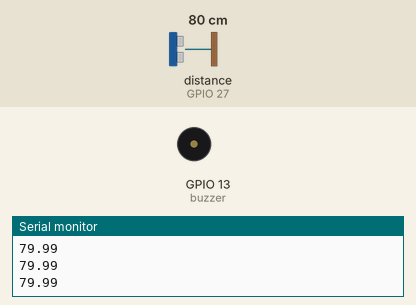
A sketch run on a simulated ESP32. Parts: buzzer (waves = sounding), the last lines printed to the serial monitor. Wiring (inferred from the names in the program): ultrasonic range finder: trigger GPIO 26; echo GPIO 27. Inputs (shaded band) come from the test bench; at power-on: distance to the obstacle (sensor on GPIO 27) 80 cm. The echo pulse lasts 58.3 µs per cm.

Above: at 1.2 s.
1.3 s: distance to the obstacle (sensor on GPIO 27) set to 55 cm
2.8 s: distance to the obstacle (sensor on GPIO 27) set to 47 cm
At 3.3 s:
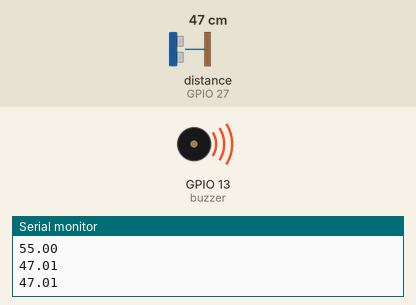
5.8 s: distance to the obstacle (sensor on GPIO 27) set to 9 cm
At 6.28 s:
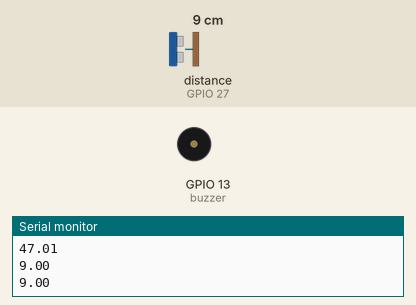
Timing chart, 0 to 14.8 s (numbered marks = the images above; inputs shaded):
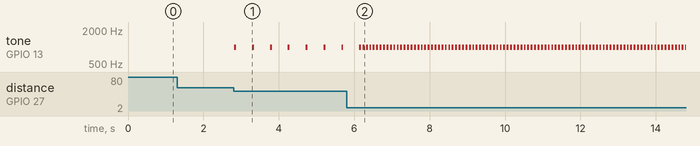

Measured:
- the behaviour switches between 51 and 50 cm on distance to the obstacle (sensor on GPIO 27) (found by bisection; images 0 and 1)
- after the input at 2.8 s, tone on GPIO 13 (buzzer): alternates 1000 Hz for 0.05 s and silent for 0.42 s, starting at once
- after the input at 5.8 s, tone on GPIO 13 (buzzer): alternates 1000 Hz for 0.05 s and silent for 0.04 s, starting after 0.42 s

The sketch:

Parking.ino
```cpp
// حساس ركن السيارة — المحور ٤
// HC-SR04 يعمل على 5V: VCC ← VIN · Trig ← GPIO26
// Echo يُخرج 5V! مقسم جهد: Echo ← 1k ← GPIO27 ← 2k ← GND
// البازر ← GPIO13
int trig = 26;
int echo = 27;
int buzzer = 13;

void setup() {
  Serial.begin(115200);
  pinMode(trig, OUTPUT);
  pinMode(echo, INPUT);
}

float readCm() {
  digitalWrite(trig, LOW);
  delayMicroseconds(2);
  digitalWrite(trig, HIGH);
  delayMicroseconds(10);
  digitalWrite(trig, LOW);
  long us = pulseIn(echo, HIGH, 30000);   // مهلة ٣٠ مللي ثانية
  if (us == 0) return 999;                 // لا صدى
  return us * 0.0343 / 2;
}

void loop() {
  float cm = readCm();
  Serial.println(cm);
  if (cm < 50) {
    tone(buzzer, 1000, 50);
    delay(cm * 10);       // أقرب = نغمات أسرع
  } else {
    delay(100);
  }
}
```
